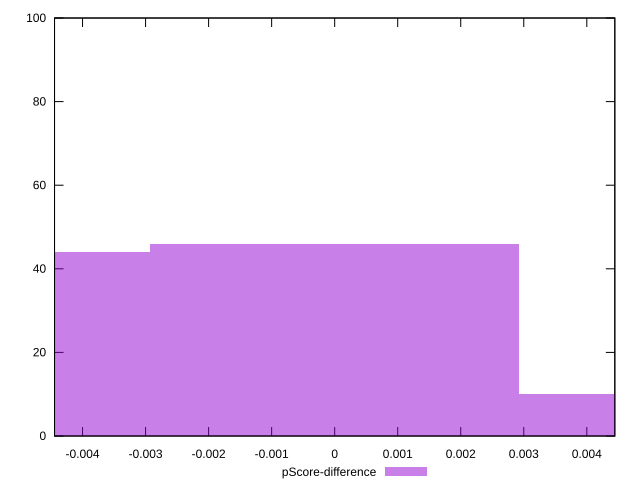

This figure's gnuplot source:
reset

$pScoreDifference <<EOF
0 46
-0.005847046446245314 44
0.005847046446245314 10
EOF

set key outside below
set boxwidth 0.005847046446245314
set xrange [-0.004444444444444473:0.004444444444444473]
set yrange [0:100]
set trange [0:100]
set style fill transparent solid 0.5 noborder
set terminal svg size 640, 490 enhanced background rgb 'white'
set output "report_00019_2021-02-10T18-14-37.922Z//uses-webp-images/samples/pages+cached/pScore-difference/histogram.svg"

plot $pScoreDifference title "pScore-difference" with boxes

reset
